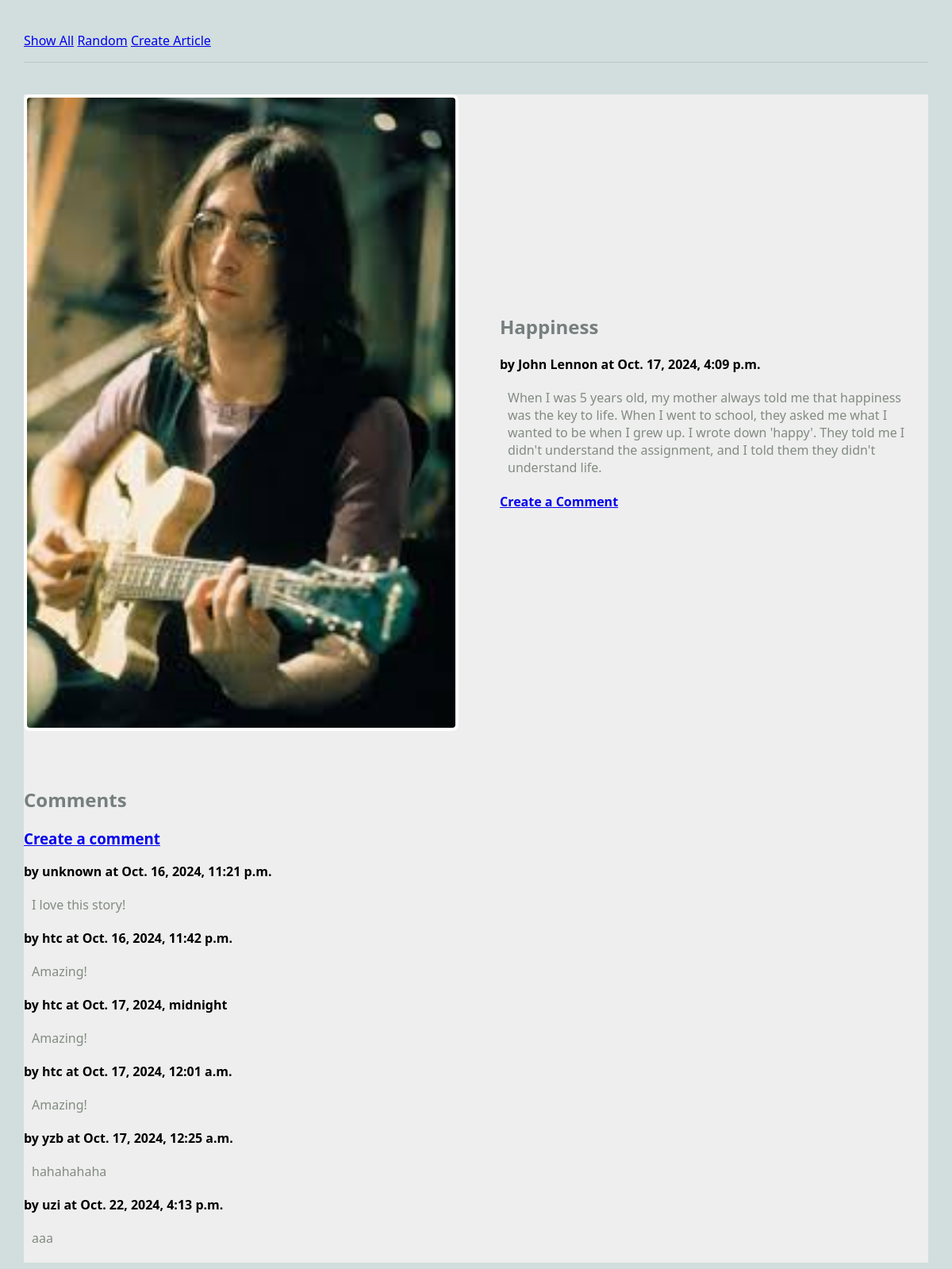
The page /blog/article/1 on the database as committed earlier.
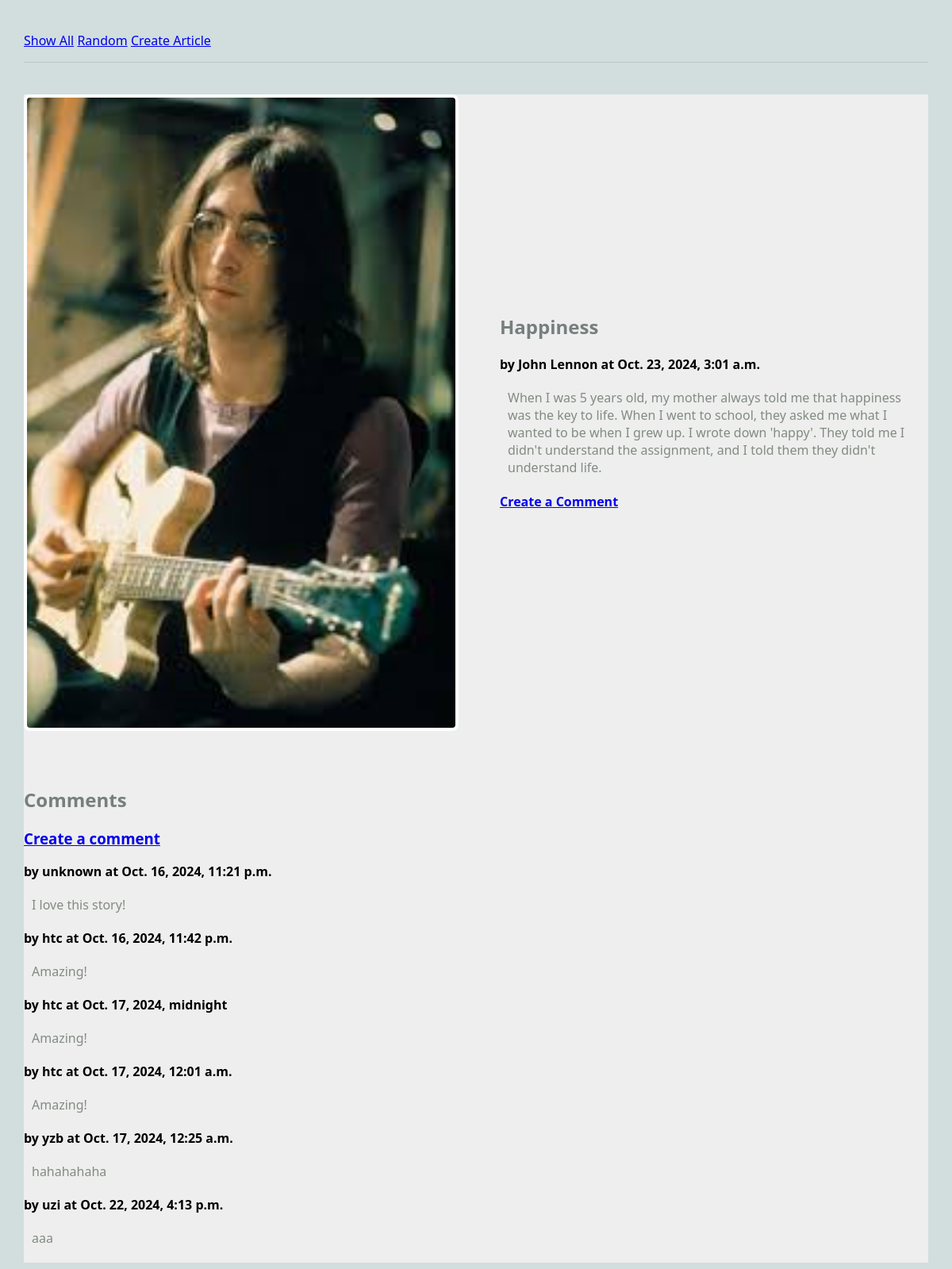
The same page on the database as committed later.
### blog/models.py (models this page shows, shortened)
class Article(models.Model):
    title = models.TextField(blank=False)  # non-optional, blank=Flase
    author = models.TextField(blank=False)
    text = models.TextField(blank=False)
    published = models.DateTimeField(auto_now=True)
    image_file = models.ImageField(blank=True) # an actual image
    def get_comments(self):
        comments = Comment.objects.filter(article=self)
        return comments

class Comment(models.Model):
    article = models.ForeignKey("Article", on_delete=models.CASCADE)
    author = models.TextField(blank=False)
    text = models.TextField(blank=False)
    published = models.DateTimeField(auto_now=True)
    def __str__(self):
        return f'{self.text}'

### blog/views.py (the view)
# urls.py: path(r'article/<int:pk>', views.ArticlePageView.as_view(),
class ArticlePageView(DetailView):
    model = Article
    template_name = 'blog/article.html' ## reusing same template!!
    context_object_name = 'article'

### blog/templates/blog/article.html (shortened to what this page needs)
{% extends 'blog/base.html' %}
{% block content %}
<main class="grid-container">
    <article class="featured">
        {% if article.image_file %}
        <img src="{{article.image_file.url}}" alt="{{article.image_file.url}}">
        {% endif %}
        <div>
            <h2>{{article.title}}</h2>
            <strong>by {{article.author}} at {{article.published}}</strong>
            <p>
            {{article.text}}
            </p>
            <h4>
                <a href="{% url 'create_comment' article.pk %}">
                Create a Comment</a>
            </h4>
        </div>
    </article>
    <div>
        {% if article.get_comments %}
        <h2>Comments</h2>
        <h3><a href="{% url 'create_comment' article.pk %}">Create a comment</a></h3>
        {% for c in article.get_comments %}
        <article>
            <div>
                <strong>by {{c.author}} at {{c.published}}</strong>
                <p>
                    {{c.text}}
            </div>
        </article>
        {% endfor %}
        {% else %}
            <h2>No Comments</h2>
        {% endif %}
    </div>
</main>
{% endblock %}

### blog/templates/blog/base.html (shortened to what this page needs)
 {% load static %}
<html>
    <head>
        <link rel="stylesheet" href="{% static 'blog/styles-blog.css' %}">
    </head>
    <body>
        <header>
            <nav>
                <ul>
                    <li><a href="{% url 'show_all_blog' %}">Show All</a></li>
                    <li><a href="{% url 'random' %}">Random</a></li>
                    <li><a href="{% url 'create_article' %}">Create Article</a></li>
                </ul>
            </nav>
        </header>
        {% block content %}{% endblock %}
    </body>
</html>

### blog/static/blog/styles-blog.css (style rules this page uses)
body { margin: 30px; background: #d1dedd; font-family:'Segoe UI', Tahoma, Geneva, Verdana, sans-serif; }
ul, li { padding: 0px; list-style-type: none; }
h1, h2, h3 { color: #767f7e; }
p { color: #828b82; }
header { max-width: 1200px; margin: 40px auto; border-bottom: 1px solid #bbc7c7; }
.grid-container { background: #eee; display: grid; grid-template-columns: repeat(3, 1fr); grid-gap: 10px; max-width: 1200px; margin: 20px auto; }
article.featured { grid-column: span 3; display: grid; gap: 60px; grid-template-columns: 1fr 1fr; align-items: center; border-bottom: 1px #bbc7c7; padding-bottom: 40px; }
article img, article.featured img { width: 100%; border: 4px solid #fff; border-radius: 8px; }
article p, article h3 { margin: 20px 10px; }
nav li { display: inline; }

Rows that differ between the two databases and show on the page:
changed Article "Happiness": published "Oct. 17, 2024, 4:09 p.m." → "Oct. 23, 2024, 3:01 a.m."
